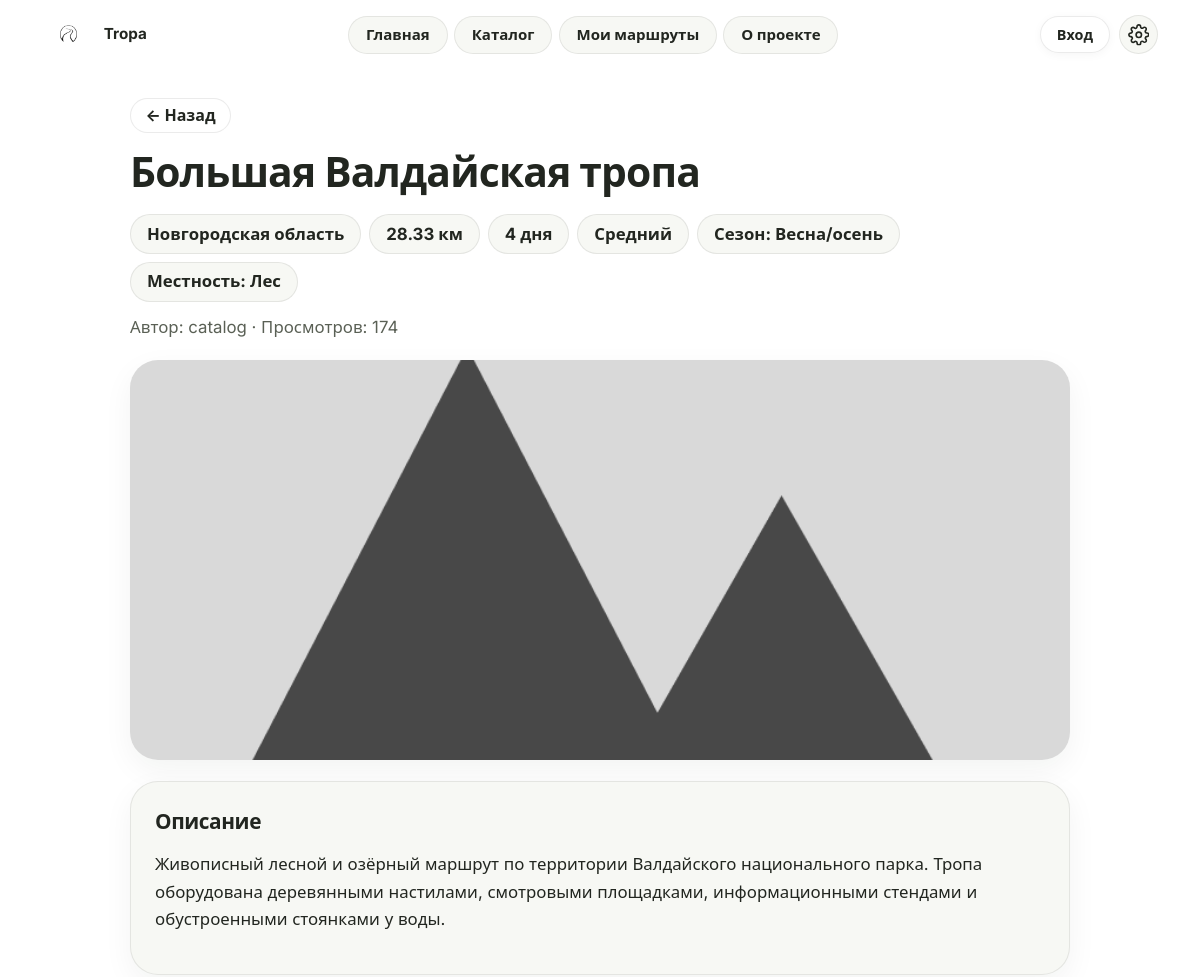
Before: /routes/1 (upper part) with the older database file.
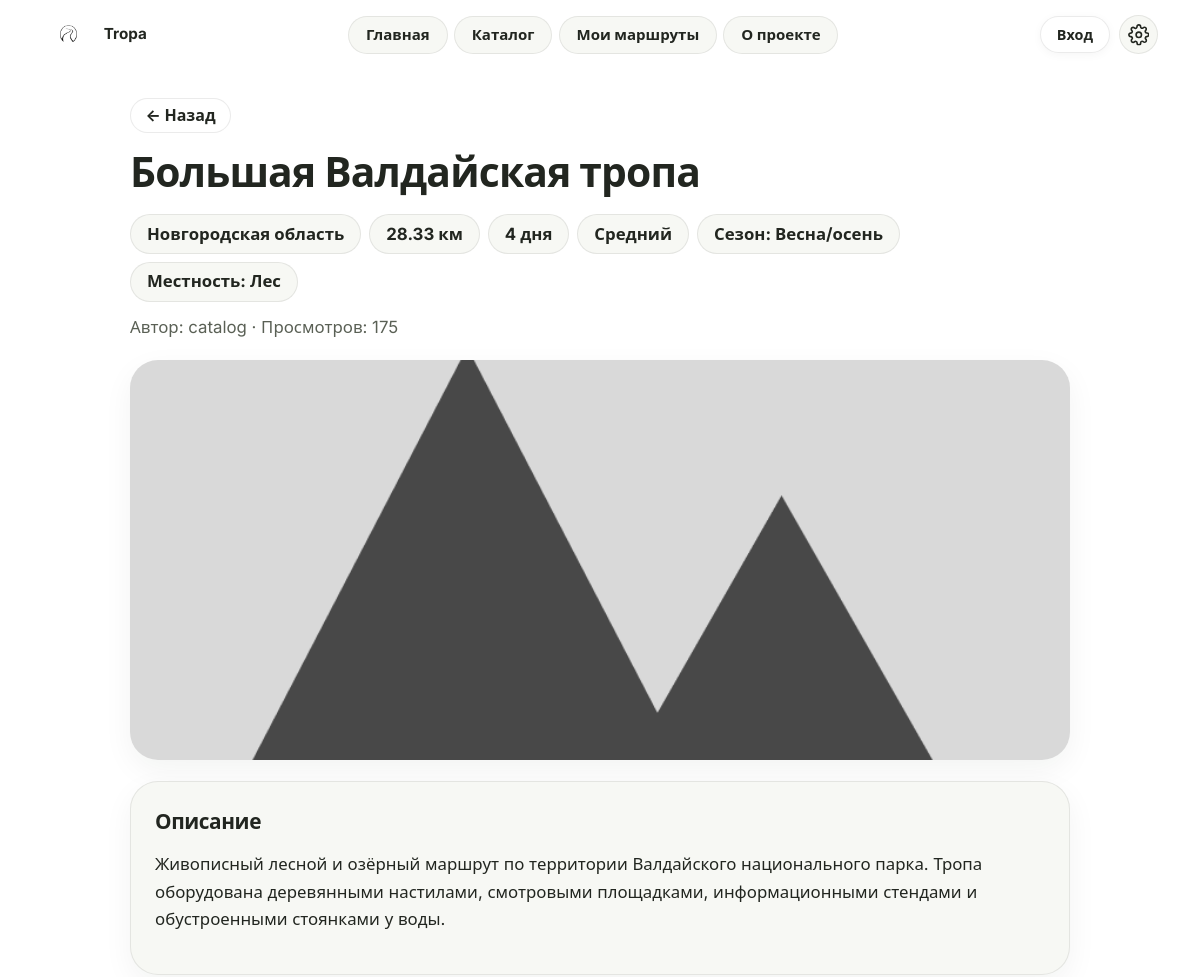
After: the same page with the newer database file.
### tables this page shows
CREATE TABLE routes (
    id             INTEGER PRIMARY KEY AUTOINCREMENT,
    author_id      INTEGER NOT NULL REFERENCES users(id),
    title          TEXT NOT NULL,
    region         TEXT NOT NULL,
    length_km      REAL NOT NULL,
    difficulty     TEXT NOT NULL CHECK (difficulty IN ('easy', 'medium', 'hard')),
    days           INTEGER NOT NULL DEFAULT 1,
    season         TEXT NOT NULL DEFAULT 'any',
    terrain        TEXT NOT NULL DEFAULT 'any',
    description    TEXT NOT NULL,
    restrictions   TEXT,
    source_url     TEXT,
    source_checked TEXT,
    open_from      TEXT,
    open_to        TEXT,
    is_public      INTEGER NOT NULL DEFAULT 1,
    views          INTEGER NOT NULL DEFAULT 0,
    surface        TEXT,
    max_slope      TEXT,
    has_steps      INTEGER NOT NULL DEFAULT 0,
    rest_points    TEXT,
    created_at     TEXT NOT NULL DEFAULT CURRENT_TIMESTAMP
);

CREATE TABLE users (
    id            INTEGER PRIMARY KEY AUTOINCREMENT,
    username      TEXT NOT NULL UNIQUE,
    password_hash TEXT NOT NULL,
    created_at    TEXT NOT NULL DEFAULT CURRENT_TIMESTAMP
, email TEXT, google_sub TEXT);

### views/routes.py (the view)
@bp.route("/<int:route_id>")
def detail(route_id):
    db = get_db()
    route = db.execute(
        "SELECT r.*, u.username FROM routes r JOIN users u ON u.id = r.author_id WHERE r.id = ?",
        (route_id,),
    ).fetchone()
    if route is None or (not route["is_public"] and (g.user is None or g.user["id"] != route["author_id"])):
        abort(404)
    if g.user is None or g.user["id"] != route["author_id"]:
        db.execute("UPDATE routes SET views = views + 1 WHERE id = ?", (route_id,))
        db.commit()
    points, places = load_map_data(db, route_id)
    photos = {r["id"]: r for r in db.execute(
        "SELECT id, filename, caption FROM route_photos WHERE route_id = ?", (route_id,))}
    gear = db.execute(
        """SELECT name, category FROM gear_items
           WHERE season IN ('any', ?) AND terrain IN ('any', ?) AND min_days <= ?
           ORDER BY category, name""",
        (route["season"], route["terrain"], route["days"]),
    ).fetchall()
    return render_template("route_detail.html", route=route, points=points, gear=gear,
                           difficulty=DIFFICULTY, places=places, photos=photos,)

### app.py (called while the page is built)
def ru_days(n):
    n = int(n)
    if 11 <= n % 100 <= 14:
        word = "дней"
    elif n % 10 == 1:
        word = "день"
    elif 2 <= n % 10 <= 4:
        word = "дня"
    else:
        word = "дней"
    return f"{n} {word}"

### db.py (called while the page is built)
def get_db():
    if "db" not in g:
        g.db = sqlite3.connect(current_app.config["DATABASE"])
        g.db.row_factory = sqlite3.Row
        g.db.execute("PRAGMA foreign_keys = ON")
    return g.db

### views/auth.py (called while the page is built)
@bp.before_app_request
def load_logged_in_user():
    user_id = session.get("user_id")
    g.user = None
    if user_id is not None:
        g.user = get_db().execute(
            "SELECT id, username FROM users WHERE id = ?", (user_id,)
        ).fetchone()
        if g.user is None:
            session.clear()

### views/routes.py (called while the page is built, shortened)
def load_map_data(db, route_id):
    rows = db.execute(
        "SELECT kind, lat, lon, name, note FROM route_points WHERE route_id = ? ORDER BY position",
        (route_id,),
    ).fetchall()
    points = [[r["lat"], r["lon"]] for r in rows if r["kind"] == "path"]
    places = [{"lat": r["lat"], "lon": r["lon"], "name": r["name"] or "", "note": r["note"] or ""}
              for r in rows if r["kind"] == "place"]
    return points, places

@bp.app_template_filter("post")
def render_post(text, photos):
    out = []
    for i, chunk in enumerate(PHOTO_TOKEN.split(text or "")):
        if i % 2 == 0:
            for para in re.split(r"\n\s*\n", chunk.strip()):
                if para.strip():
                    lines = Markup("<br>").join(escape(l) for l in para.splitlines())
                    out.append(Markup("<p>%s</p>") % lines)
    return Markup("\n").join(out)

### templates/route_detail.html (shortened to what this page needs)
{% extends "base.html" %}
{% block main_class %}page detail{% endblock %}
{% block head %}
  <link rel="stylesheet" href="https://unpkg.com/leaflet@1.9.4/dist/leaflet.css">
{% endblock %}
{% block content %}
  <a class="back-link" id="back-link" href="{{ url_for('routes.catalog') }}">← Назад</a>
  <h1>{{ route['title'] }}</h1>
  <ul class="chips">
    <li>{{ route['region'] }}</li>
    <li>{{ route['length_km'] }} км</li>
    <li>{{ route['days']|ru_days }}</li>
    <li>{{ difficulty[route['difficulty']] }}</li>
    <li>Сезон: {{ SEASONS[route['season']] }}</li>
    <li>Местность: {{ TERRAINS[route['terrain']] }}</li>
  </ul>
  <p class="byline">Автор: {{ route['username'] }} · Просмотров: {{ route['views'] }}{% if not route['is_public'] %} · приватный маршрут, виден только вам{% endif %}</p>
  <img class="detail-photo" src="{{ route_image(route['id']) }}" alt="Фото маршрута: {{ route['title'] }}">
  <section class="card post"><h2>Описание</h2>{{ route['description']|post(photos) }}</section>
{% endblock %}

### templates/base.html (shortened to what this page needs)
<!DOCTYPE html>
<html lang="ru">
<head>
  <link rel="stylesheet" href="{{ url_for('static', filename='css/style.css') }}?v=4">
  {% block head %}{% endblock %}
</head>
<body>
  {% set ep = request.endpoint %}
  <header class="site-header">
    <div class="header-inner">
      <a class="logo" href="{{ url_for('pages.index') }}">
        <img src="{{ url_for('static', filename='img/logo.png') }}" alt="">
        <span>Tropa</span>
      </a>
      <nav class="main-nav" aria-label="Основное меню">
        <a href="{{ url_for('pages.index') }}" {% if ep == 'pages.index' %}aria-current="page"{% endif %}>Главная</a>
        <a href="{{ url_for('routes.catalog') }}" {% if ep == 'routes.catalog' %}aria-current="page"{% endif %}>Каталог</a>
        <a href="{{ url_for('routes.mine') }}" {% if ep == 'routes.mine' %}aria-current="page"{% endif %}>Мои маршруты</a>
        <a href="{{ url_for('pages.about') }}" {% if ep == 'pages.about' %}aria-current="page"{% endif %}>О проекте</a>
      </nav>
      <div class="header-actions">
        {% if g.user %}
          <span class="user-name">{{ g.user['username'] }}</span>
          <a class="btn btn-small" href="{{ url_for('auth.logout') }}">Выйти</a>
        {% else %}
          <a class="btn btn-small" href="{{ url_for('auth.login') }}">Вход</a>
        {% endif %}
        <div class="settings">
          <button type="button" class="settings-btn" id="settings-btn"
                  aria-expanded="false" aria-controls="settings-panel" aria-label="Настройки отображения и доступности">
            <svg class="icon" aria-hidden="true"><use href="#i-gear"/></svg>
          </button>
        </div>
      </div>
    </div>
  </header>
  <main id="content" class="{% block main_class %}page{% endblock %}" tabindex="-1">
    {% block content %}{% endblock %}
  </main>
</body>
</html>

Changed rows visible on the page:
changed routes "Большая Валдайская тропа": views "174" → "175"
